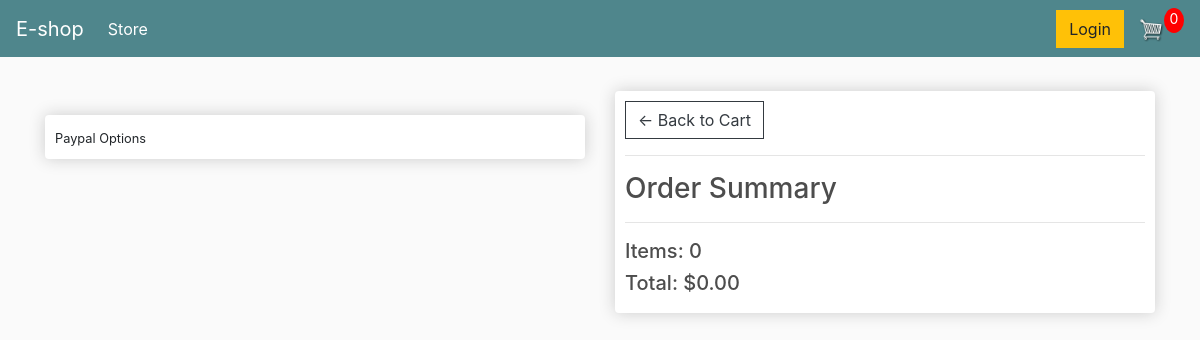
/checkout/ (signed in), run on an earlier commit of the app's database.
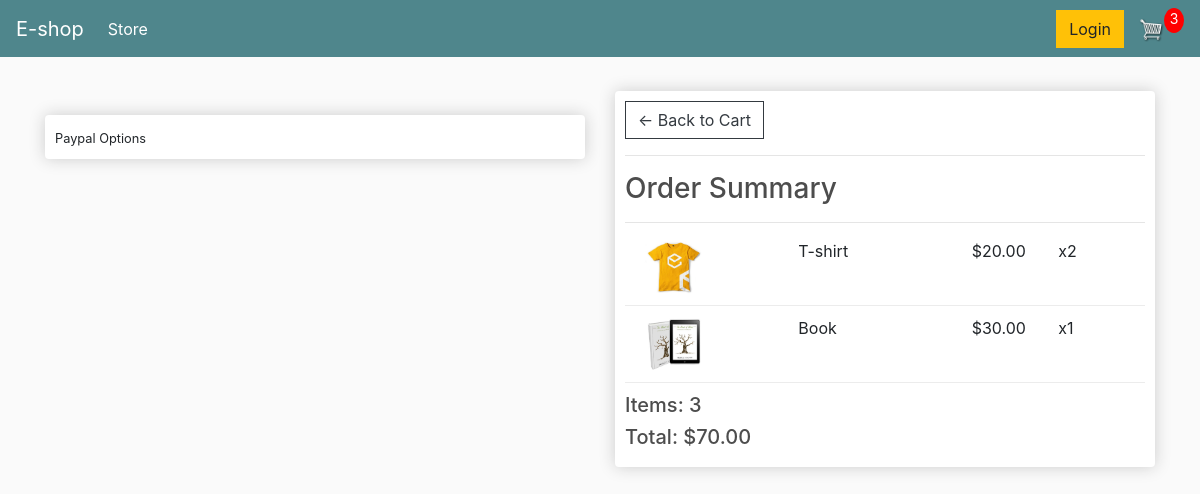
And on a later commit of the database.
### store/models.py (models this page shows, shortened)
class Order(models.Model):
    customer = models.ForeignKey(
        Customer, on_delete=models.SET_NULL, null=True, blank=True)
    date_ordered = models.DateTimeField(auto_now_add=True)
    complete = models.BooleanField(default=False)
    transaction_id = models.CharField(max_length=100, null=True)
    @property
    def shipping(self):
        shipping = False
        orderitems = self.orderitem_set.all()
        for i in orderitems:
            if i.product.digital == False:
                shipping = True
        return shipping
    @property
    def get_cart_total(self):
        orderitems = self.orderitem_set.all()
        total = sum([item.get_total for item in orderitems])
        return total
    @property
    def get_cart_items(self):
        orderitems = self.orderitem_set.all()
        total = sum([item.quantity for item in orderitems])
        return total

class OrderItem(models.Model):
    product = models.ForeignKey(Product, on_delete=models.SET_NULL, null=True)
    order = models.ForeignKey(Order, on_delete=models.SET_NULL, null=True)
    quantity = models.IntegerField(default=0, null=True, blank=True)
    date_added = models.DateTimeField(auto_now_add=True)
    @property
    def get_total(self):
        total = self.product.price * self.quantity
        return total

class Product(models.Model):
    name = models.CharField(max_length=200)
    price = models.DecimalField(max_digits=7, decimal_places=2)
    digital = models.BooleanField(default=False, null=True, blank=True)
    image = models.ImageField(null=True, blank=True)
    @property
    def imageURL(self):
        try:
            url = self.image.url
        except:
            url = ''
        return url

### store/views.py (the view)
# urls.py: path('checkout/', views.checkout, name="checkout"),
def checkout(request):
    data = cartData(request)
    cartItems = data['cartItems']
    order = data['order']
    items = data['items']
    context = {'items': items, 'order': order, 'cartItems': cartItems}
    return render(request, 'store/checkout.html', context)

### store/utils.py (called while the page is built)
def cartData(request):
	if request.user.is_authenticated:
		customer = request.user.customer
		order, created = Order.objects.get_or_create(customer=customer, complete=False)
		items = order.orderitem_set.all()
		cartItems = order.get_cart_items
	else:
		cookieData = cookieCart(request)
		cartItems = cookieData['cartItems']
		order = cookieData['order']
		items = cookieData['items']
	return {'cartItems':cartItems ,'order':order, 'items':items}

### store/templates/store/checkout.html (shortened to what this page needs)
{% extends 'store/main.html' %} {% load static %} {% block content %}
<div class="row">
  <div class="col-lg-6">
    <br />
    <div class="box-element hidden" id="payment-info">
      <small>Paypal Options</small>
    </div>
  </div>
  <div class="col-lg-6">
    <div class="box-element">
      <a class="btn btn-outline-dark" href="{% url 'cart' %}"
        >&#x2190; Back to Cart</a
      >
      <hr />
      <h3>Order Summary</h3>
      <hr />
      {% for item in items %}
      <div class="cart-row">
        <div style="flex: 2">
          <img class="row-image" src="{{item.product.imageURL}}" />
        </div>
        <div style="flex: 2"><p>{{item.product.name}}</p></div>
        <div style="flex: 1"><p>${{item.product.price|floatformat:2}}</p></div>
        <div style="flex: 1"><p>x{{item.quantity}}</p></div>
      </div>
      {% endfor %}
      <h5>Items: {{order.get_cart_items}}</h5>
      <h5>Total: ${{order.get_cart_total|floatformat:2}}</h5>
    </div>
  </div>
</div>
{% endblock content %}

What changed in the data, as far as the page shows it:
added OrderItem: product.imageURL (picture), product.name "T-shirt", product.price "20.00", quantity "2"
added OrderItem: product.imageURL (picture), product.name "Book", product.price "30.00", quantity "1"
computed for Order: get_cart_items "0" → "3"; get_cart_total "0.00" → "70.00"
Also different on the page:
{{ cartItems }}: "0" → "3"
